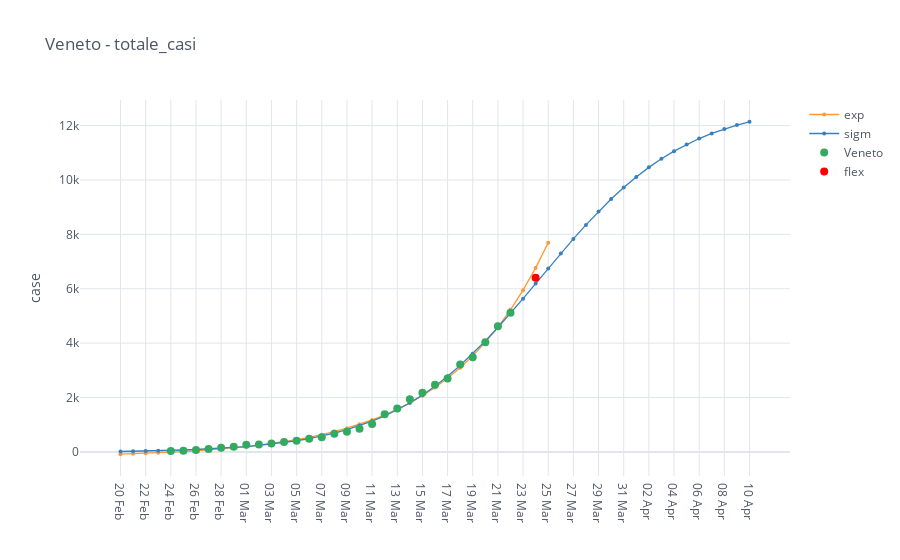

Notebook code cell kept with this figure:
### Code cell
category = 'totale_casi'
total_cases = io.italy_regions_filter_by_category(regions, category)

mpl.iplot_analysis_plot(total_cases, title=region+' - '+category, log_fitting=False)

### Figure 1 — Plotly figure (JSON) as saved in the notebook; plotly's stock layout.template omitted (floating-point values rounded to 4 significant figures)
{"data": [{"line": {"color": "rgba(255, 153, 51, 1.0)", "dash": "solid", "shape": "linear", "width": 1.3}, "marker": {"size": 4, "symbol": "circle"}, "mode": "lines+markers", "name": "exp", "text": "", "type": "scatter", "x": ["20 Feb", "21 Feb", "22 Feb", "23 Feb", "24 Feb", "25 Feb", "26 Feb", "27 Feb", "28 Feb", "29 Feb", "01 Mar", "02 Mar", "03 Mar", "04 Mar", "05 Mar", "06 Mar", "07 Mar", "08 Mar", "09 Mar", "10 Mar", "11 Mar", "12 Mar", "13 Mar", "14 Mar", "15 Mar", "16 Mar", "17 Mar", "18 Mar", "19 Mar", "20 Mar", "21 Mar", "22 Mar", "23 Mar", "24 Mar", "25 Mar", "26 Mar", "27 Mar", "28 Mar", "29 Mar", "30 Mar", "31 Mar", "01 Apr", "02 Apr", "03 Apr", "04 Apr", "05 Apr", "06 Apr", "07 Apr", "08 Apr", "09 Apr", "10 Apr"], "y": [-84.26, -69.26, -52.26, -32.99, -11.16, 13.57, 41.6, 73.35, 109.3, 150.1, 196.3, 248.7, 308.0, 375.2, 451.3, 537.6, 635.4, 746.2, 871.7, 1014.0, 1175.0, 1358.0, 1565.0, 1799.0, 2065.0, 2366.0, 2707.0, 3094.0, 3532.0, 4028.0, 4590.0, 5227.0, 5949.0, 6767.0, 7694.0, "", "", "", "", "", "", "", "", "", "", "", "", "", "", "", ""]}, {"line": {"color": "rgba(55, 128, 191, 1.0)", "dash": "solid", "shape": "linear", "width": 1.3}, "marker": {"size": 4, "symbol": "circle"}, "mode": "lines+markers", "name": "sigm", "text": "", "type": "scatter", "x": ["20 Feb", "21 Feb", "22 Feb", "23 Feb", "24 Feb", "25 Feb", "26 Feb", "27 Feb", "28 Feb", "29 Feb", "01 Mar", "02 Mar", "03 Mar", "04 Mar", "05 Mar", "06 Mar", "07 Mar", "08 Mar", "09 Mar", "10 Mar", "11 Mar", "12 Mar", "13 Mar", "14 Mar", "15 Mar", "16 Mar", "17 Mar", "18 Mar", "19 Mar", "20 Mar", "21 Mar", "22 Mar", "23 Mar", "24 Mar", "25 Mar", "26 Mar", "27 Mar", "28 Mar", "29 Mar", "30 Mar", "31 Mar", "01 Apr", "02 Apr", "03 Apr", "04 Apr", "05 Apr", "06 Apr", "07 Apr", "08 Apr", "09 Apr", "10 Apr"], "y": [15.79, 23.28, 32.17, 42.72, 55.24, 70.1, 87.71, 108.6, 133.3, 162.6, 197.2, 238.2, 286.5, 343.4, 410.5, 489.2, 581.6, 689.6, 815.5, 961.9, 1131.0, 1327.0, 1550.0, 1805.0, 2094.0, 2418.0, 2778.0, 3176.0, 3609.0, 4077.0, 4574.0, 5096.0, 5637.0, 6189.0, 6744.0, 7295.0, 7832.0, 8349.0, 8839.0, 9299.0, 9724.0, 10110.0, 10460.0, 10780.0, 11060.0, 11310.0, 11520.0, 11710.0, 11880.0, 12020.0, 12140.0]}, {"line": {"color": "rgba(50, 171, 96, 1.0)", "dash": "solid", "shape": "linear", "width": 1.3}, "marker": {"size": 8, "symbol": "circle"}, "mode": "markers", "name": "Veneto", "text": "", "type": "scatter", "x": ["20 Feb", "21 Feb", "22 Feb", "23 Feb", "24 Feb", "25 Feb", "26 Feb", "27 Feb", "28 Feb", "29 Feb", "01 Mar", "02 Mar", "03 Mar", "04 Mar", "05 Mar", "06 Mar", "07 Mar", "08 Mar", "09 Mar", "10 Mar", "11 Mar", "12 Mar", "13 Mar", "14 Mar", "15 Mar", "16 Mar", "17 Mar", "18 Mar", "19 Mar", "20 Mar", "21 Mar", "22 Mar", "23 Mar", "24 Mar", "25 Mar", "26 Mar", "27 Mar", "28 Mar", "29 Mar", "30 Mar", "31 Mar", "01 Apr", "02 Apr", "03 Apr", "04 Apr", "05 Apr", "06 Apr", "07 Apr", "08 Apr", "09 Apr", "10 Apr"], "y": ["", "", "", "", 33.0, 43.0, 71.0, 111.0, 151.0, 191.0, 263.0, 273.0, 307.0, 360.0, 407.0, 488.0, 543.0, 670.0, 744.0, 856.0, 1023.0, 1384.0, 1595.0, 1937.0, 2172.0, 2473.0, 2704.0, 3214.0, 3484.0, 4031.0, 4617.0, 5122.0, "", "", "", "", "", "", "", "", "", "", "", "", "", "", "", "", "", "", ""]}, {"marker": {"color": "rgba(255, 0, 0, 125)", "size": 8}, "mode": "markers", "name": "flex", "type": "scatter", "x": ["24 Mar"], "y": [6401.0]}], "layout": {"legend": {"bgcolor": "#FFFFFF", "font": {"color": "#4D5663"}}, "paper_bgcolor": "#FFFFFF", "plot_bgcolor": "#FFFFFF", "title": {"font": {"color": "#4D5663"}, "text": "Veneto - totale_casi"}, "xaxis": {"gridcolor": "#E1E5ED", "showgrid": true, "tickfont": {"color": "#4D5663"}, "title": {"font": {"color": "#4D5663"}, "text": ""}, "zerolinecolor": "#E1E5ED"}, "yaxis": {"gridcolor": "#E1E5ED", "showgrid": true, "tickfont": {"color": "#4D5663"}, "title": {"font": {"color": "#4D5663"}, "text": "case"}, "zerolinecolor": "#E1E5ED"}}}
